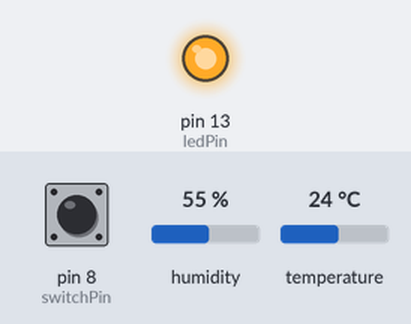
A sketch run on a simulated Arduino Uno, built with avr-gcc and run on an emulated ATmega328P. Parts: output pins drawn as LEDs (lit = HIGH). Inputs (shaded band) come from the test bench; at power-on: pin 8 (switchPin) HIGH, humidity 55 %, temperature 24 °C. What the sketch prints to the serial monitor is not drawn.

Above: at 1.2 s.
1.3 s: pin 8 (switchPin) pulled LOW for 0.15 s
At 1.4 s:
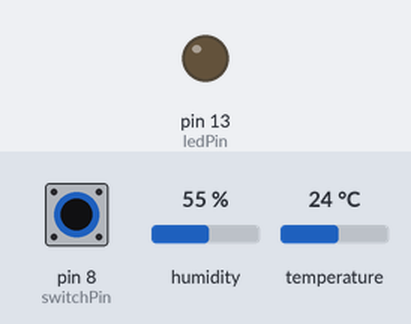
Timing chart, 0 to 4.3 s (numbered marks = the images above; inputs shaded):
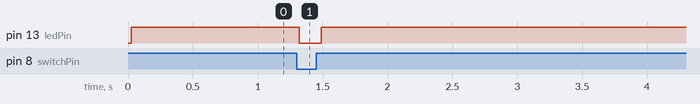

Measured:
- after the input at 1.3 s, pin 13 (ledPin): HIGH → LOW at once, → HIGH 0.17 s later

The sketch:

LR3_1_Podluzhny_IVT1.ino
```cpp
//LR3_1_Podluzhny_IVT1
#include "DHT.h"

#define DHTPIN 2     // к какому пину будет подключен вывод Data
//выбор используемого датчика
#define DHTTYPE DHT11   // DHT 11
//#define DHTTYPE DHT21   // DHT 21 (AM2301)
//инициализация датчика
int ledPin = 13;
int switchPin = 8;
int value = 0;
DHT dht(DHTPIN, DHTTYPE);

 void setup()
{
  pinMode(ledPin, OUTPUT);
  pinMode(switchPin, INPUT);
  Serial.begin(9600);
  dht.begin();
}


void loop() {
  // чтение температуры и влажности займет примерно 250 миллисекунд
  float h = dht.readHumidity();
  float t = dht.readTemperature();
  // проверяем правильные ли данные получили
  if (isnan(t) || isnan(h))
  {
    Serial.println("Error reading from DHT");
  }
  else
  {
    Serial.print("Humidity: ");
    Serial.print(h);
    Serial.print(" %t");
    Serial.print("Temperature: ");
    Serial.print(t);
    Serial.println(" *C");
  }
   value = digitalRead(switchPin);
    if (HIGH == value) {
        digitalWrite(ledPin, HIGH);
    } else {
        digitalWrite(ledPin, LOW);
    }
}
```
